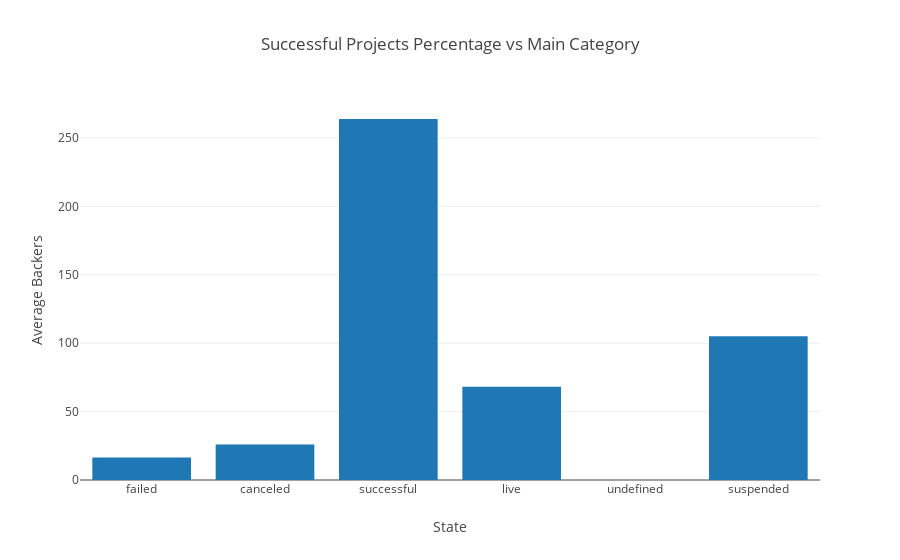

Notebook cell for this chart:
### Markdown cell above
From this plot above we can say that projects for which the goal amount is more than the pledged amount have failed.
Let us compare the average number of backers for project with different states.

### Code cell
def get_avg_backers(df):
    states = df['state'].unique()
    Avg = []
    for state in states:
        backers = df['backers'][df['state']==state]
        Avg.append(np.mean(backers))
    return states, Avg

S, B = get_avg_backers(df)

data = [go.Bar(x = S,
              y = B)]

layout = go.Layout(title = 'Successful Projects Percentage vs Main Category',
                  xaxis = dict(title = 'State'),
                  yaxis = dict(title = 'Average Backers'))

fig = go.Figure(data=data, layout=layout)
iplot(fig)

### Figure 1 — Plotly figure (JSON) as saved in the notebook; plotly's stock layout.template omitted (floating-point values rounded to 4 significant figures)
{"data": [{"type": "bar", "uid": "b6028324-a1ce-11e8-8ca3-e4a471eaec8b", "x": ["failed", "canceled", "successful", "live", "undefined", "suspended"], "y": [16.42, 25.99, 263.9, 68.1, 0, 105.1]}], "layout": {"title": "Successful Projects Percentage vs Main Category", "xaxis": {"title": "State"}, "yaxis": {"title": "Average Backers"}}}
